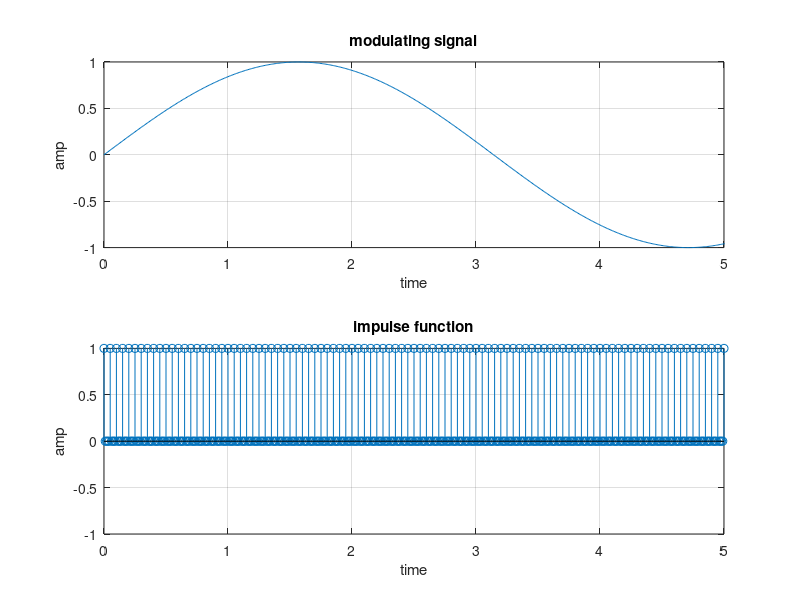
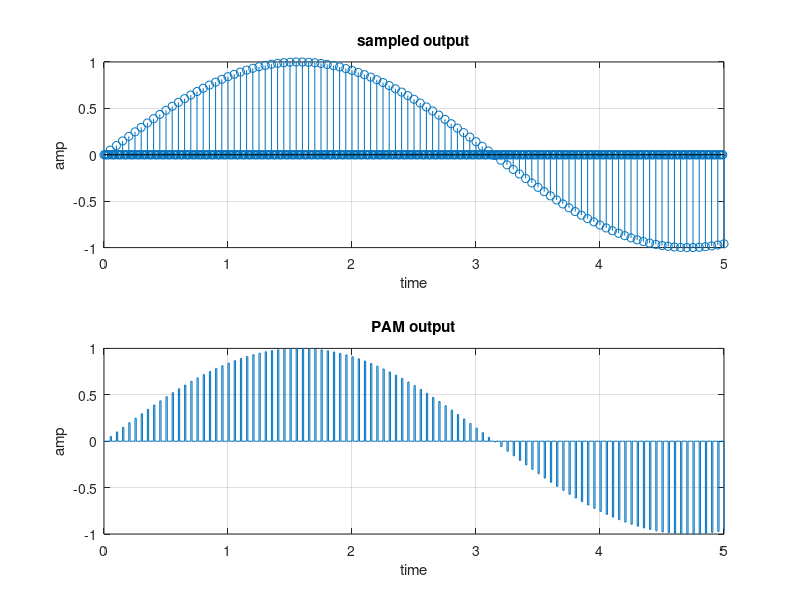
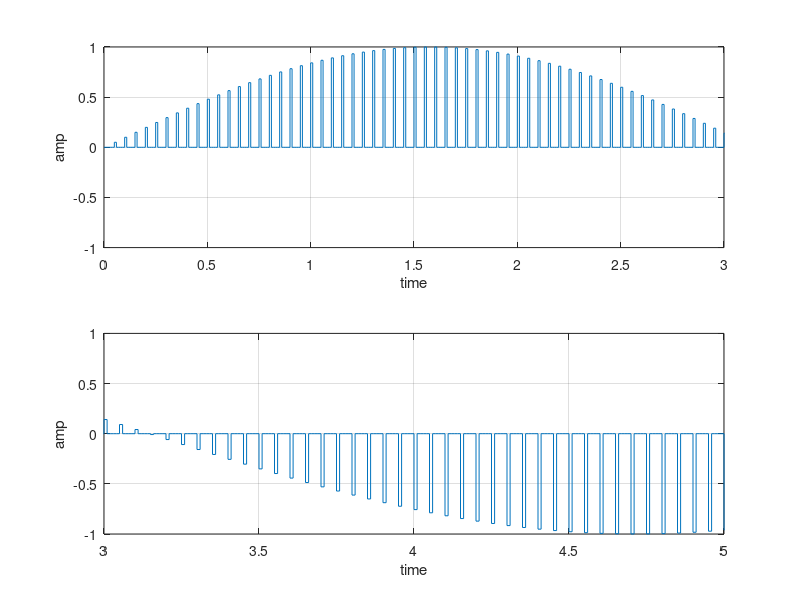

Source code (MATLAB) for these figures, in order:
clc;
clf;
t=0:0.01:10
x=sin(t);% modulating wave
figure(1);
subplot(2,1,1);
plot(t,x);
axis([0,5,-1,1]);
xlabel('time');
ylabel('amp');
title('modulating signal');
grid on;
for(i=1:length(t))
    if mod(i,5)==1
    y(i)=1;       
    Z(i)=x(i)*y(i);
    else
    y(i)=0;
    Z(i)=0;
    end
    end
disp(y);
subplot(2,1,2);
stem(t,y);
axis([0,5,-1,1]);
xlabel('time');
ylabel('amp');
title('impulse function');
grid on;
figure(2);
subplot(2,1,1);
stem(t,Z);
axis([0,5,-1,1]);
xlabel('time');
ylabel('amp');
title('sampled output');
grid on;
subplot(2,1,2);
stairs(t,Z);
axis([0,5,-1,1]);
xlabel('time');
ylabel('amp');
title('PAM output');
grid on;
figure(3);
subplot(2,1,1);
stairs(t,Z);
axis([0,3,-1,1]);
xlabel('time');
ylabel('amp');
grid on;
subplot(2,1,2);
stairs(t,Z);
axis([3,5,-1,1])
xlabel('time');
ylabel('amp');
grid on;